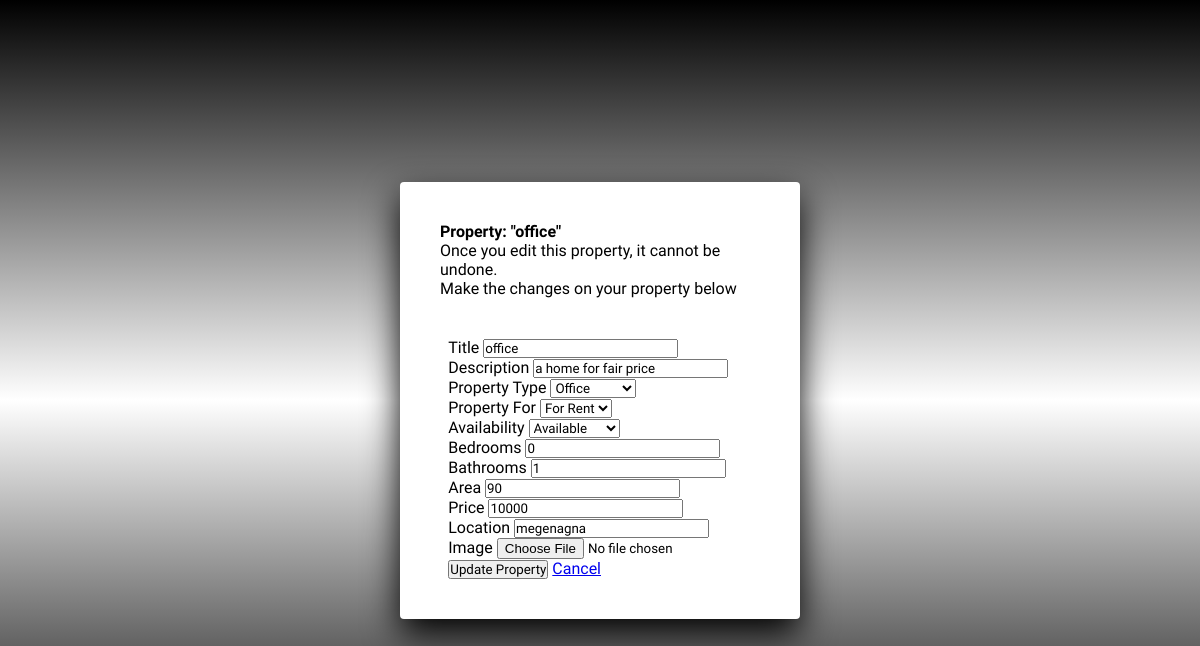
The page /property-list/edit/5/ (signed in) on the database as committed earlier.
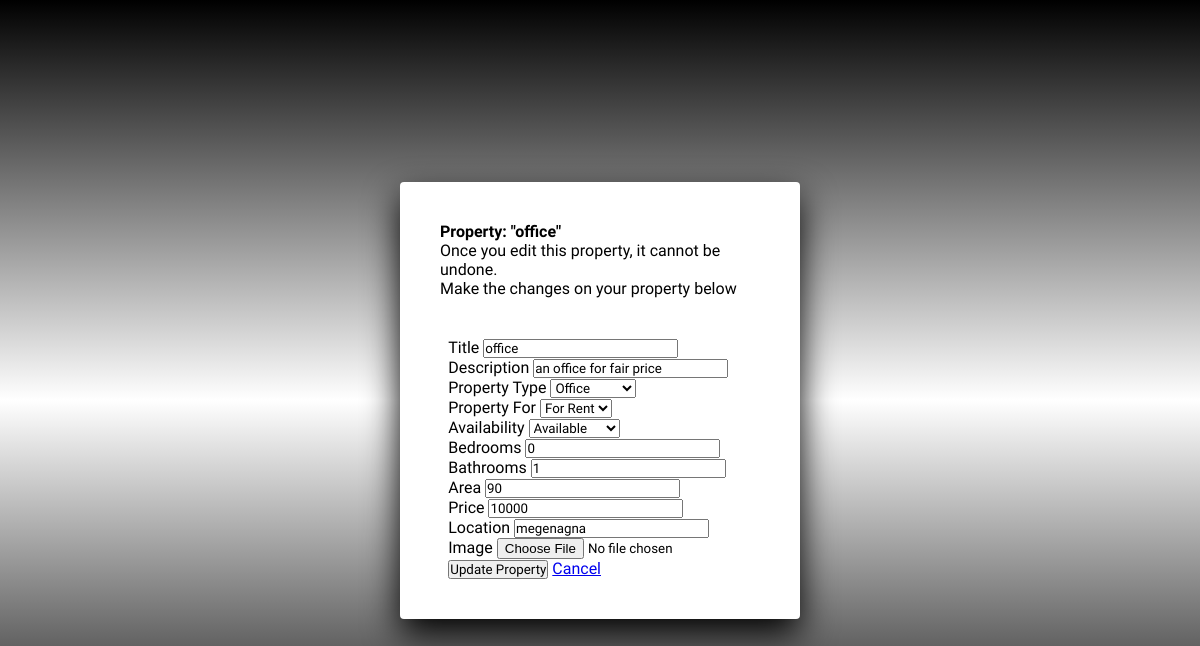
The same page on the database as committed later.
### main/models.py (models this page shows, shortened)
class Property(models.Model):
    user = models.ForeignKey(User, on_delete=models.CASCADE)
    title = models.CharField(max_length=122)
    description = models.TextField()
    PROPERTY_TYPES = [('villa', 'Villa'), ('apartment', 'Apartment'), ('office', 'Office')]
    PROPERTY_FOR = [('sale', 'Sale'), ('rent', 'Rent')]
    AVAILABILITY_CHOICES = [
        ('available', 'Available'),
        ('rented', 'Rented'),
        ('unavailable', 'Unavailable'),
        ('sold', 'Sold')
    ]
    property_type = models.CharField(max_length=122, choices=PROPERTY_TYPES, default='villa')
    property_for = models.CharField(max_length=122, choices=PROPERTY_FOR, default='sale')
    available = models.CharField(max_length=122, choices=AVAILABILITY_CHOICES, default='available')
    image = models.ImageField(upload_to='property_images', default='static/website/img/logo.jpg')
    bedrooms = models.IntegerField(default=0)
    bathrooms = models.IntegerField(default=0)
    price = models.IntegerField(default=0)
    area = models.IntegerField(default=0)
    location = models.CharField(max_length=122)

### main/views.py (the view)
# urls.py: path('property-list/edit/<int:property_id>/', views.edit_property, name='edit_property'),
@login_required(login_url='login')
def edit_property(request, property_id):
    property_obj = get_object_or_404(Property, id=property_id, user=request.user)
    if request.method == 'POST':
        form = PropertyForm(request.POST, request.FILES, instance=property_obj)
        if form.is_valid():
            updated_property = form.save(commit=False)
            updated_property.available = request.POST.get('available')
            form.save()
            return redirect('property-list')
        else:
            print(form.errors)  # Print errors to the console for debugging
    else:
        form = PropertyForm(instance=property_obj)
    return render(request, 'edit_property.html', {'form': form, 'property': property_obj})

### main/models.py
class PropertyForm(forms.ModelForm):
    class Meta:
        model = Property
        fields = ['title', 'description', 'property_type', 'property_for', 'image', 'bedrooms', 'bathrooms', 'price', 'area', 'location']

### main/templates/edit_property.html (shortened to what this page needs)
{% load static %}
<!DOCTYPE html>
<html lang="en">
<head>
    <link rel="stylesheet" href="{% static 'website/css/style1.css' %}">
</head>
<body>
<section>
<div class="signin">
 <div class="content">
    <div>
    <h4>Property: "{{ property.title }}"</h4>
    <p>Once you edit this property, it cannot be undone.</p>
    <p>Make the changes on your property below</p>
</div>
<form method="post" action="" enctype="multipart/form-data">
    <div class="inputBox">
        <label for="title">Title</label>
        <input type="text" name="title" id="title" value="{{ property.title }}" required>
    </div>
    <div class="inputBox">
        <label for="description">Description</label>
        <input type="text" name="description" id="description" value="{{ property.description }}" required>
    </div>
    <div class="inputBox">
        <label for="property_type">Property Type</label>
        <select name="property_type" id="property_type" required>
            <option value="office" {% if property.property_type == 'office' %}selected{% endif %}>Office</option>
        </select>
    </div>
    <div class="inputBox">
        <label for="property_for">Property For</label>
        <select name="property_for" id="property_for" required>
            <option value="rent" {% if property.property_for == 'rent' %}selected{% endif %}>For Rent</option>
        </select>
    </div>
    <div class="inputBox">
        <label for="available">Availability</label>
        <select name="available" id="available" required>
            <option value="available" {% if property.available == 'available' %}selected{% endif %}>Available</option>
        </select>
    <div class="inputBox">
        <label for="bedrooms">Bedrooms</label>
        <input type="number" name="bedrooms" id="bedrooms" value="{{ property.bedrooms }}" required>
    </div>
    <div class="inputBox">
        <label for="bathrooms">Bathrooms</label>
        <input type="number" name="bathrooms" id="bathrooms" value="{{ property.bathrooms }}" required>
    </div>
    <div class="inputBox">
        <label for="area">Area</label>
        <input type="number" name="area" id="area" value="{{ property.area }}" required>
    </div>
    <div class="inputBox">
        <label for="price">Price</label>
        <input type="number" name="price" id="price" value="{{ property.price }}" required>
    </div>
    <div class="inputBox">
        <label for="location">Location</label>
        <input type="text" name="location" id="location" value="{{ property.location }}" required>
    </div>
    <div class="inputBox">
        <label for="image">Image</label>
        <input type="file" name="image" id="image">
    </div>
    <button type="submit" class="btn btn-primary">Update Property</button>
    <a href="{% url 'property-list' %}" class="btn btn-secondary">Cancel</a>
</form>
 </div>
</div>
</section>
</body>
</html>

Rows that differ between the two databases and show on the page:
changed Property "office": description "a home for fair price" → "an office for fair price"
